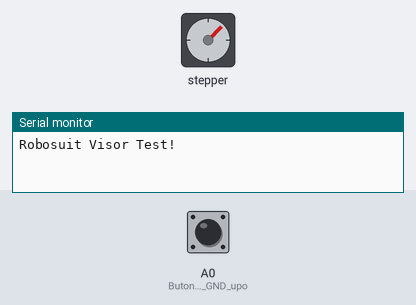
This sketch was run on a simulated Arduino Uno, built with avr-gcc and run on an emulated ATmega328P. Parts: stepper motor, the last lines printed to the serial monitor. The inputs (shaded band) are chosen by the test bench; at power-on: A0 (Buton_connects_to_GND_upo) HIGH. Stepper angles assume 32 steps per turn.

Above: at 2.4 s.
2.5 s: A0 (Buton_connects_to_GND_upo) pulled LOW for 0.15 s
At 2.95 s:
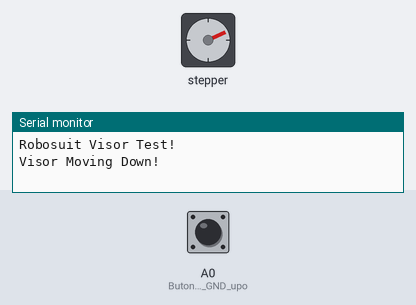
At 4.45 s:
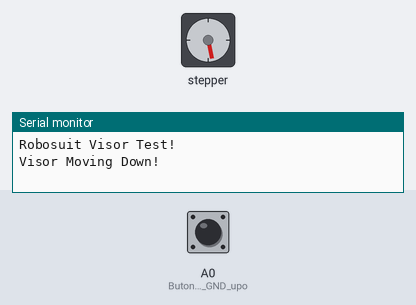
5.5 s: A0 (Buton_connects_to_GND_upo) pulled LOW for 3.2 s
13.2 s: A0 (Buton_connects_to_GND_upo) pulled LOW for 1 s
At 19.1 s:
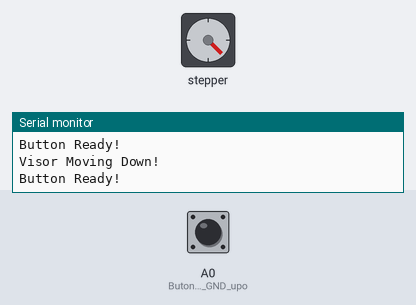
Timing chart, 0 to 20.6 s (numbered marks = the images above; inputs shaded):
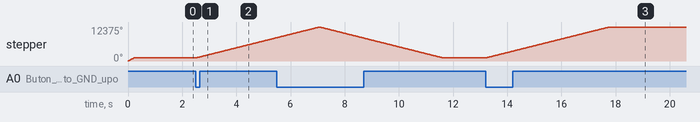

The sketch:

Motor_Shield_V1_Stepper_RoboSuit_Visor_Test.ino
```cpp
/*
 * This sprograms tests basic motorized control of the Robosuit Visor.
 *
 * OPERATION:
 * The Visor uses an Adafruit Motor Shield V1 and a 28BYJ-48 Stepper Motor.
 * a) Press the button connected to A0 to activate the visor.
 * b) The visor will toggle its movement direction with each press of the button.
 * c) Holding the button down will cause the visor to "ping-pong" back and forth until the button is released.
 * NOTE: This test program has not been adjusted to provide the proper amount of visor travel required when mounted on the helment.
 *
 * STEPPER MOTOR NOTES
 * The 28BYJ-48 has a step angle of 11.25 degrees, 32 steps per revolution of the motor rotor.
 * The gear train has a ratio of 64:1 for a total of 2048 steps per revolution of the motor axle.
 *
 * STEPPER MOTOR PORT WIRING SETUP:
 * Motorshield port color coded wiring from edge to edge:
 *  Blue - outer screw terminal on the RIGHT SIDE when viewing the open face of the port
 *  Yellow - screw terminal adjacent to the BLUE screw terminal
 *  Red - middle screw terminal (stepper center tap)
 *  Orange - screw terminal adjacent to PINK screw terminal
 *  Pink - outer screw terminal on the LEFT SIDE when facing the open face of the port
 *
 *  REFERENCE:
 *  Stepper 28BYJ-48 GENERAL INFO:  https://lastminuteengineers.com/28byj48-stepper-motor-arduino-tutorial/#:~:text=According%20to%20the%20data%20sheet,*64)%20steps%20per%20revolution.
 *                                  https://www.instructables.com/28BYJ-48-Stepper-Motor-Arduino-L293D-Motor-Shield-/
 *  ADAFRUIT PAGE FOR THE MOTOR SHIELD V1: https://learn.adafruit.com/adafruit-motor-shield/using-stepper-motors
 */

#include <AFMotor.h>


AF_Stepper motor(32, 1);  //PARAMETER FORMAT: (STEPPER_STEPS, MOTOR_SHIELD_PORT). Set stepper steps to 360 divided by the step angle for the stepper. FOR EXAMPLE: 360 / 5.625 = 64
                          //MOTOR PORT: For motor port M1 and M2 set the second parameter to 1. For motor ports M3 and M4, set the second parameter to 2.
int buttonActive = 0;
int visorPosition = 1;   //Default position for visor is UP = 1
int visorTravel = 1000;   //Amount of travel the stepper should rotate

void setup() {
  pinMode(A0, INPUT_PULLUP);  //Buton connects to GND upon press, so set default to be pulled up.
  Serial.begin(9600);   // set up Serial library at 9600 bps
  Serial.println("Robosuit Visor Test!");

  motor.setSpeed(1000);  // Max value is 1000. Higher values do not result in a faster rotation.
  motor.step(100, FORWARD, SINGLE); //Initialize motor
  motor.release();
  delay(1000);
}

void loop() {
  if(buttonActive == 0 && digitalRead(A0) == LOW) { //Check for button press on analog pin A0
    buttonActive = 1;
    if(visorPosition == 1) {
      Serial.println("Visor Moving Down!");
      motor.step(visorTravel, FORWARD, MICROSTEP);
      visorPosition = 0; //Set visor state to DOWN
    }
    else if(visorPosition == 0) {
      Serial.println("Visor Moving Up!");
      motor.step(visorTravel, BACKWARD, MICROSTEP);
      visorPosition = 1; //Set visor state to UP
    }
    buttonActive = 0;  //Reset button value for additional button presses
    motor.release();
    Serial.println("Button Ready!");
  }
}
```

Measured:
- after the input at 2.5 s, stepper: keeps turning clockwise at about 2467°/s, starting at once
- after the input at 13.2 s, stepper: turns 11250° clockwise in 4.6 s, starting at once
